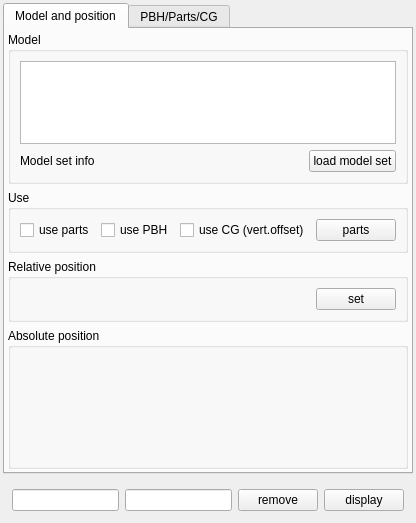
<?xml version="1.0" encoding="UTF-8"?>
<ui version="4.0">
 <class>CModelBrowserComponent</class>
 <widget class="QFrame" name="CModelBrowserComponent">
  <property name="geometry">
   <rect>
    <x>0</x>
    <y>0</y>
    <width>343</width>
    <height>523</height>
   </rect>
  </property>
  <property name="windowTitle">
   <string>Model browser</string>
  </property>
  <layout class="QVBoxLayout" name="vl_ModelBrowser" stretch="0,0">
   <property name="leftMargin">
    <number>3</number>
   </property>
   <property name="topMargin">
    <number>3</number>
   </property>
   <property name="rightMargin">
    <number>3</number>
   </property>
   <property name="bottomMargin">
    <number>3</number>
   </property>
   <item>
    <widget class="QTabWidget" name="tw_Tab">
     <property name="currentIndex">
      <number>0</number>
     </property>
     <widget class="QWidget" name="tb_ModelAndPosition">
      <attribute name="title">
       <string>Model and position</string>
      </attribute>
      <layout class="QVBoxLayout" name="vl_Position">
       <property name="leftMargin">
        <number>3</number>
       </property>
       <property name="topMargin">
        <number>3</number>
       </property>
       <property name="rightMargin">
        <number>3</number>
       </property>
       <property name="bottomMargin">
        <number>3</number>
       </property>
       <item>
        <widget class="QGroupBox" name="gb_Model">
         <property name="title">
          <string>Model</string>
         </property>
         <layout class="QVBoxLayout" name="verticalLayout_4">
          <item>
           <widget class="BlackGui::Views::CAircraftModelView" name="tvp_AircraftModels">
            <property name="selectionMode">
             <enum>QAbstractItemView::SingleSelection</enum>
            </property>
            <property name="selectionBehavior">
             <enum>QAbstractItemView::SelectRows</enum>
            </property>
            <attribute name="verticalHeaderVisible">
             <bool>false</bool>
            </attribute>
           </widget>
          </item>
          <item>
           <widget class="QWidget" name="wi_LoadModels" native="true">
            <layout class="QHBoxLayout" name="hl_LoadModels">
             <property name="leftMargin">
              <number>0</number>
             </property>
             <property name="topMargin">
              <number>0</number>
             </property>
             <property name="rightMargin">
              <number>0</number>
             </property>
             <property name="bottomMargin">
              <number>0</number>
             </property>
             <item>
              <widget class="QLabel" name="lbl_ModelSetInfo">
               <property name="text">
                <string>Model set info</string>
               </property>
              </widget>
             </item>
             <item alignment="Qt::AlignRight">
              <widget class="QPushButton" name="pb_LoadModelSet">
               <property name="text">
                <string>load model set</string>
               </property>
              </widget>
             </item>
            </layout>
           </widget>
          </item>
         </layout>
        </widget>
       </item>
       <item>
        <widget class="QGroupBox" name="gb_Parts">
         <property name="title">
          <string>Use</string>
         </property>
         <layout class="QGridLayout" name="gridLayout">
          <item row="0" column="0">
           <widget class="QCheckBox" name="cb_UseParts">
            <property name="text">
             <string>use parts</string>
            </property>
           </widget>
          </item>
          <item row="0" column="1">
           <widget class="QCheckBox" name="cb_UsePBH">
            <property name="text">
             <string>use PBH</string>
            </property>
           </widget>
          </item>
          <item row="0" column="2">
           <widget class="QCheckBox" name="cb_UseCG">
            <property name="text">
             <string>use CG (vert.offset)</string>
            </property>
           </widget>
          </item>
          <item row="0" column="3">
           <widget class="QPushButton" name="pb_Parts">
            <property name="text">
             <string>parts</string>
            </property>
           </widget>
          </item>
         </layout>
        </widget>
       </item>
       <item>
        <widget class="QGroupBox" name="gb_RelativePosition">
         <property name="title">
          <string>Relative position</string>
         </property>
         <layout class="QHBoxLayout" name="horizontalLayout">
          <item>
           <widget class="BlackGui::Editors::CRelativeAircraftPosition" name="editor_RelativePosition"/>
          </item>
          <item alignment="Qt::AlignRight">
           <widget class="QPushButton" name="pb_SetRelativePosition">
            <property name="text">
             <string>set</string>
            </property>
           </widget>
          </item>
         </layout>
        </widget>
       </item>
       <item>
        <widget class="QGroupBox" name="gb_AbsolutePosition">
         <property name="title">
          <string>Absolute position</string>
         </property>
         <layout class="QVBoxLayout" name="verticalLayout_2">
          <item>
           <widget class="BlackGui::Editors::CCoordinateForm" name="editor_Coordinate">
            <property name="minimumSize">
             <size>
              <width>0</width>
              <height>100</height>
             </size>
            </property>
           </widget>
          </item>
         </layout>
        </widget>
       </item>
      </layout>
     </widget>
     <widget class="QWidget" name="tb_PartsAndMisc">
      <attribute name="title">
       <string>PBH/Parts/CG</string>
      </attribute>
      <layout class="QVBoxLayout" name="vl_PartsAndMisc">
       <item>
        <widget class="QGroupBox" name="gb_Pbh">
         <property name="title">
          <string>PBH</string>
         </property>
         <layout class="QVBoxLayout" name="vl_Pbh">
          <property name="leftMargin">
           <number>3</number>
          </property>
          <property name="topMargin">
           <number>3</number>
          </property>
          <property name="rightMargin">
           <number>3</number>
          </property>
          <property name="bottomMargin">
           <number>3</number>
          </property>
          <item>
           <widget class="BlackGui::Editors::CPbhsForm" name="editor_Pbh">
            <property name="frameShape">
             <enum>QFrame::StyledPanel</enum>
            </property>
            <property name="frameShadow">
             <enum>QFrame::Raised</enum>
            </property>
           </widget>
          </item>
         </layout>
        </widget>
       </item>
       <item>
        <widget class="QGroupBox" name="groupBox">
         <property name="title">
          <string>Parts</string>
         </property>
         <layout class="QVBoxLayout" name="verticalLayout_5">
          <item>
           <widget class="BlackGui::Editors::CAircraftPartsForm" name="editor_AircraftParts">
            <property name="minimumSize">
             <size>
              <width>0</width>
              <height>125</height>
             </size>
            </property>
           </widget>
          </item>
         </layout>
        </widget>
       </item>
       <item>
        <widget class="QGroupBox" name="gb_CG">
         <property name="title">
          <string>CG/vertical offset</string>
         </property>
         <layout class="QHBoxLayout" name="horizontalLayout_3">
          <item>
           <widget class="QLineEdit" name="le_CG"/>
          </item>
          <item>
           <widget class="QCheckBox" name="cb_OverrideCG">
            <property name="text">
             <string>override CG</string>
            </property>
           </widget>
          </item>
         </layout>
        </widget>
       </item>
      </layout>
     </widget>
    </widget>
   </item>
   <item>
    <widget class="QWidget" name="wi_DisplayAndInfo" native="true">
     <layout class="QHBoxLayout" name="horizontalLayout_2">
      <item>
       <widget class="QLineEdit" name="le_Info">
        <property name="readOnly">
         <bool>true</bool>
        </property>
       </widget>
      </item>
      <item>
       <widget class="QLineEdit" name="le_ModelInfo">
        <property name="readOnly">
         <bool>true</bool>
        </property>
       </widget>
      </item>
      <item>
       <widget class="QPushButton" name="pb_Remove">
        <property name="text">
         <string>remove</string>
        </property>
       </widget>
      </item>
      <item>
       <widget class="QPushButton" name="pb_Display">
        <property name="text">
         <string>display</string>
        </property>
       </widget>
      </item>
     </layout>
    </widget>
   </item>
  </layout>
 </widget>
 <customwidgets>
  <customwidget>
   <class>BlackGui::Editors::CRelativeAircraftPosition</class>
   <extends>QFrame</extends>
   <header>blackgui/editors/relativeaircraftposition.h</header>
   <container>1</container>
  </customwidget>
  <customwidget>
   <class>BlackGui::Editors::CCoordinateForm</class>
   <extends>QFrame</extends>
   <header>blackgui/editors/coordinateform.h</header>
   <container>1</container>
  </customwidget>
  <customwidget>
   <class>BlackGui::Views::CAircraftModelView</class>
   <extends>QTableView</extends>
   <header>blackgui/views/aircraftmodelview.h</header>
  </customwidget>
  <customwidget>
   <class>BlackGui::Editors::CAircraftPartsForm</class>
   <extends>QFrame</extends>
   <header>blackgui/editors/aircraftpartsform.h</header>
   <container>1</container>
  </customwidget>
  <customwidget>
   <class>BlackGui::Editors::CPbhsForm</class>
   <extends>QFrame</extends>
   <header>blackgui/editors/pbhsform.h</header>
   <container>1</container>
  </customwidget>
 </customwidgets>
 <tabstops>
  <tabstop>tw_Tab</tabstop>
  <tabstop>tvp_AircraftModels</tabstop>
  <tabstop>pb_LoadModelSet</tabstop>
  <tabstop>cb_UseParts</tabstop>
  <tabstop>cb_UsePBH</tabstop>
  <tabstop>cb_UseCG</tabstop>
  <tabstop>pb_SetRelativePosition</tabstop>
  <tabstop>le_Info</tabstop>
  <tabstop>le_ModelInfo</tabstop>
  <tabstop>pb_Remove</tabstop>
  <tabstop>pb_Display</tabstop>
  <tabstop>le_CG</tabstop>
  <tabstop>cb_OverrideCG</tabstop>
 </tabstops>
 <resources/>
 <connections/>
</ui>
